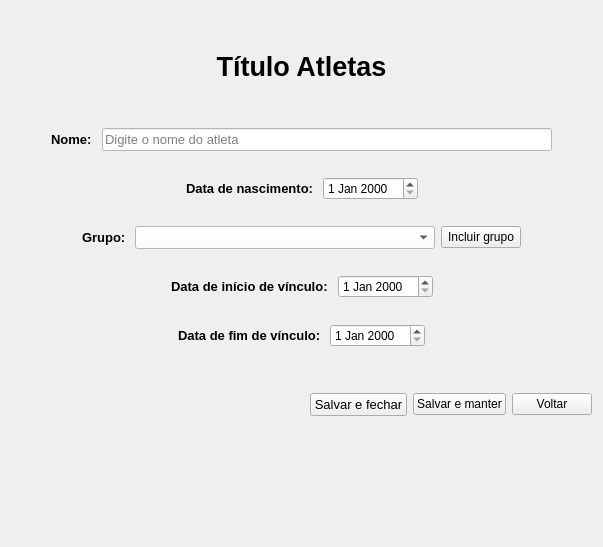
      <widget class="QWidget" name="pg_cad_alt_atleta">
       <layout class="QVBoxLayout" name="verticalLayout_20">
        <item>
         <layout class="QVBoxLayout" name="verticalLayout_19">
          <item>
           <spacer name="verticalSpacer_29">
            <property name="orientation">
             <enum>Qt::Vertical</enum>
            </property>
            <property name="sizeHint" stdset="0">
             <size>
              <width>20</width>
              <height>40</height>
             </size>
            </property>
           </spacer>
          </item>
          <item>
           <widget class="QLabel" name="lbl_titulo_pg_cad_alt_atleta">
            <property name="font">
             <font>
              <pointsize>10</pointsize>
             </font>
            </property>
            <property name="text">
             <string>&lt;html&gt;&lt;head/&gt;&lt;body&gt;&lt;p align=&quot;center&quot;&gt;&lt;span style=&quot; font-size:20pt; font-weight:700;&quot;&gt;Título Atletas&lt;/span&gt;&lt;/p&gt;&lt;/body&gt;&lt;/html&gt;</string>
            </property>
           </widget>
          </item>
          <item>
           <spacer name="verticalSpacer_20">
            <property name="orientation">
             <enum>Qt::Vertical</enum>
            </property>
            <property name="sizeHint" stdset="0">
             <size>
              <width>20</width>
              <height>40</height>
             </size>
            </property>
           </spacer>
          </item>
          <item>
           <layout class="QHBoxLayout" name="horizontalLayout_16">
            <item>
             <spacer name="horizontalSpacer_15">
              <property name="orientation">
               <enum>Qt::Horizontal</enum>
              </property>
              <property name="sizeHint" stdset="0">
               <size>
                <width>40</width>
                <height>20</height>
               </size>
              </property>
             </spacer>
            </item>
            <item>
             <widget class="QLabel" name="label_13">
              <property name="sizePolicy">
               <sizepolicy hsizetype="Preferred" vsizetype="Preferred">
                <horstretch>0</horstretch>
                <verstretch>0</verstretch>
               </sizepolicy>
              </property>
              <property name="font">
               <font>
                <pointsize>10</pointsize>
                <bold>true</bold>
               </font>
              </property>
              <property name="text">
               <string>Nome: </string>
              </property>
             </widget>
            </item>
            <item>
             <widget class="QLineEdit" name="txt_nome_atleta">
              <property name="minimumSize">
               <size>
                <width>450</width>
                <height>0</height>
               </size>
              </property>
              <property name="font">
               <font>
                <pointsize>10</pointsize>
               </font>
              </property>
              <property name="styleSheet">
               <string notr="true">background-color: rgb(255, 255, 255);</string>
              </property>
              <property name="inputMethodHints">
               <set>Qt::ImhLatinOnly|Qt::ImhLowercaseOnly</set>
              </property>
              <property name="placeholderText">
               <string extracomment="O Nome de usuário não deve conter espaços e caracteres especiais">Digite o nome do atleta</string>
              </property>
             </widget>
            </item>
            <item>
             <spacer name="horizontalSpacer_16">
              <property name="orientation">
               <enum>Qt::Horizontal</enum>
              </property>
              <property name="sizeHint" stdset="0">
               <size>
                <width>40</width>
                <height>20</height>
               </size>
              </property>
             </spacer>
            </item>
           </layout>
          </item>
          <item>
           <spacer name="verticalSpacer_21">
            <property name="orientation">
             <enum>Qt::Vertical</enum>
            </property>
            <property name="sizeHint" stdset="0">
             <size>
              <width>20</width>
              <height>20</height>
             </size>
            </property>
           </spacer>
          </item>
          <item>
           <layout class="QHBoxLayout" name="horizontalLayout_17">
            <item>
             <spacer name="horizontalSpacer_17">
              <property name="orientation">
               <enum>Qt::Horizontal</enum>
              </property>
              <property name="sizeHint" stdset="0">
               <size>
                <width>40</width>
                <height>20</height>
               </size>
              </property>
             </spacer>
            </item>
            <item>
             <widget class="QLabel" name="label_14">
              <property name="sizePolicy">
               <sizepolicy hsizetype="Fixed" vsizetype="Preferred">
                <horstretch>0</horstretch>
                <verstretch>0</verstretch>
               </sizepolicy>
              </property>
              <property name="font">
               <font>
                <pointsize>10</pointsize>
                <bold>true</bold>
               </font>
              </property>
              <property name="text">
               <string>Data de nascimento: </string>
              </property>
             </widget>
            </item>
            <item>
             <widget class="QDateEdit" name="dt_nascimento"/>
            </item>
            <item>
             <spacer name="horizontalSpacer_18">
              <property name="orientation">
               <enum>Qt::Horizontal</enum>
              </property>
              <property name="sizeHint" stdset="0">
               <size>
                <width>40</width>
                <height>20</height>
               </size>
              </property>
             </spacer>
            </item>
           </layout>
          </item>
          <item>
           <spacer name="verticalSpacer_22">
            <property name="orientation">
             <enum>Qt::Vertical</enum>
            </property>
            <property name="sizeHint" stdset="0">
             <size>
              <width>20</width>
              <height>20</height>
             </size>
            </property>
           </spacer>
          </item>
          <item>
           <layout class="QHBoxLayout" name="horizontalLayout_18">
            <item>
             <spacer name="horizontalSpacer_19">
              <property name="orientation">
               <enum>Qt::Horizontal</enum>
              </property>
              <property name="sizeHint" stdset="0">
               <size>
                <width>40</width>
                <height>20</height>
               </size>
              </property>
             </spacer>
            </item>
            <item>
             <widget class="QLabel" name="label_15">
              <property name="font">
               <font>
                <pointsize>10</pointsize>
                <bold>true</bold>
               </font>
              </property>
              <property name="text">
               <string>Grupo: </string>
              </property>
             </widget>
            </item>
            <item>
             <widget class="QComboBox" name="box_gp_atleta">
              <property name="minimumSize">
               <size>
                <width>300</width>
                <height>0</height>
               </size>
              </property>
              <property name="font">
               <font>
                <pointsize>10</pointsize>
               </font>
              </property>
              <property name="styleSheet">
               <string notr="true">background-color: rgb(255, 255, 255);</string>
              </property>
             </widget>
            </item>
            <item>
             <widget class="QPushButton" name="btn_cad_alt_atleta_incluir_grupo">
              <property name="text">
               <string>Incluir grupo</string>
              </property>
             </widget>
            </item>
            <item>
             <spacer name="horizontalSpacer_20">
              <property name="orientation">
               <enum>Qt::Horizontal</enum>
              </property>
              <property name="sizeHint" stdset="0">
               <size>
                <width>40</width>
                <height>20</height>
               </size>
              </property>
             </spacer>
            </item>
           </layout>
          </item>
          <item>
           <spacer name="verticalSpacer_23">
            <property name="orientation">
             <enum>Qt::Vertical</enum>
            </property>
            <property name="sizeHint" stdset="0">
             <size>
              <width>20</width>
              <height>20</height>
             </size>
            </property>
           </spacer>
          </item>
          <item>
           <layout class="QHBoxLayout" name="horizontalLayout_19">
            <item>
             <spacer name="horizontalSpacer_21">
              <property name="orientation">
               <enum>Qt::Horizontal</enum>
              </property>
              <property name="sizeHint" stdset="0">
               <size>
                <width>40</width>
                <height>20</height>
               </size>
              </property>
             </spacer>
            </item>
            <item>
             <widget class="QLabel" name="label_16">
              <property name="sizePolicy">
               <sizepolicy hsizetype="Fixed" vsizetype="Preferred">
                <horstretch>0</horstretch>
                <verstretch>0</verstretch>
               </sizepolicy>
              </property>
              <property name="font">
               <font>
                <pointsize>10</pointsize>
                <bold>true</bold>
               </font>
              </property>
              <property name="text">
               <string>Data de início de vínculo: </string>
              </property>
             </widget>
            </item>
            <item>
             <widget class="QDateEdit" name="dt_inicio"/>
            </item>
            <item>
             <spacer name="horizontalSpacer_22">
              <property name="orientation">
               <enum>Qt::Horizontal</enum>
              </property>
              <property name="sizeHint" stdset="0">
               <size>
                <width>40</width>
                <height>20</height>
               </size>
              </property>
             </spacer>
            </item>
           </layout>
          </item>
          <item>
           <spacer name="verticalSpacer_24">
            <property name="orientation">
             <enum>Qt::Vertical</enum>
            </property>
            <property name="sizeHint" stdset="0">
             <size>
              <width>10</width>
              <height>20</height>
             </size>
            </property>
           </spacer>
          </item>
          <item>
           <layout class="QHBoxLayout" name="horizontalLayout_20">
            <item>
             <spacer name="horizontalSpacer_23">
              <property name="orientation">
               <enum>Qt::Horizontal</enum>
              </property>
              <property name="sizeHint" stdset="0">
               <size>
                <width>40</width>
                <height>20</height>
               </size>
              </property>
             </spacer>
            </item>
            <item>
             <widget class="QLabel" name="lbl_fim_vinculo">
              <property name="font">
               <font>
                <pointsize>10</pointsize>
                <bold>true</bold>
               </font>
              </property>
              <property name="text">
               <string>Data de fim de vínculo: </string>
              </property>
             </widget>
            </item>
            <item>
             <widget class="QDateEdit" name="dt_fim"/>
            </item>
            <item>
             <spacer name="horizontalSpacer_24">
              <property name="orientation">
               <enum>Qt::Horizontal</enum>
              </property>
              <property name="sizeType">
               <enum>QSizePolicy::Expanding</enum>
              </property>
              <property name="sizeHint" stdset="0">
               <size>
                <width>40</width>
                <height>20</height>
               </size>
              </property>
             </spacer>
            </item>
           </layout>
          </item>
          <item>
           <spacer name="verticalSpacer_25">
            <property name="orientation">
             <enum>Qt::Vertical</enum>
            </property>
            <property name="sizeHint" stdset="0">
             <size>
              <width>20</width>
              <height>40</height>
             </size>
            </property>
           </spacer>
          </item>
          <item>
           <layout class="QHBoxLayout" name="horizontalLayout_21">
            <item>
             <spacer name="horizontalSpacer_25">
              <property name="orientation">
               <enum>Qt::Horizontal</enum>
              </property>
              <property name="sizeHint" stdset="0">
               <size>
                <width>40</width>
                <height>20</height>
               </size>
              </property>
             </spacer>
            </item>
            <item>
             <widget class="QPushButton" name="btn_salvar_fechar_athletes">
              <property name="font">
               <font>
                <pointsize>10</pointsize>
               </font>
              </property>
              <property name="styleSheet">
               <string notr="true"/>
              </property>
              <property name="text">
               <string>Salvar e fechar</string>
              </property>
             </widget>
            </item>
            <item>
             <widget class="QPushButton" name="btn_salvar_manter_athletes">
              <property name="text">
               <string>Salvar e manter</string>
              </property>
             </widget>
            </item>
            <item>
             <widget class="QPushButton" name="btn_voltar_athletes">
              <property name="text">
               <string>Voltar</string>
              </property>
             </widget>
            </item>
           </layout>
          </item>
          <item>
           <spacer name="verticalSpacer_26">
            <property name="orientation">
             <enum>Qt::Vertical</enum>
            </property>
            <property name="sizeHint" stdset="0">
             <size>
              <width>20</width>
              <height>40</height>
             </size>
            </property>
           </spacer>
          </item>
          <item>
           <spacer name="verticalSpacer_27">
            <property name="orientation">
             <enum>Qt::Vertical</enum>
            </property>
            <property name="sizeHint" stdset="0">
             <size>
              <width>20</width>
              <height>40</height>
             </size>
            </property>
           </spacer>
          </item>
          <item>
           <spacer name="verticalSpacer_28">
            <property name="orientation">
             <enum>Qt::Vertical</enum>
            </property>
            <property name="sizeHint" stdset="0">
             <size>
              <width>20</width>
              <height>40</height>
             </size>
            </property>
           </spacer>
          </item>
         </layout>
        </item>
       </layout>
      </widget>
